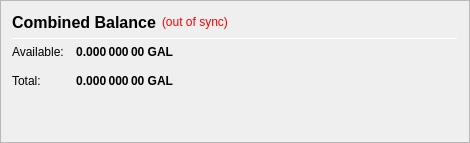
                   <widget class="QFrame" name="frame_CombinedBalances">
                    <property name="minimumSize">
                     <size>
                      <width>470</width>
                      <height>0</height>
                     </size>
                    </property>
                    <property name="frameShape">
                     <enum>QFrame::StyledPanel</enum>
                    </property>
                    <property name="frameShadow">
                     <enum>QFrame::Raised</enum>
                    </property>
                    <layout class="QVBoxLayout" name="verticalLayout_5">
                     <item>
                      <layout class="QHBoxLayout" name="horizontalLayout_5" stretch="0,0,0">
                       <item>
                        <widget class="QLabel" name="label_5z">
                         <property name="minimumSize">
                          <size>
                           <width>0</width>
                           <height>20</height>
                          </size>
                         </property>
                         <property name="font">
                          <font>
                           <pointsize>12</pointsize>
                           <weight>75</weight>
                           <bold>true</bold>
                          </font>
                         </property>
                         <property name="toolTip">
                          <string>Combined Balance (including unconfirmed and immature coins)</string>
                         </property>
                         <property name="text">
                          <string>Combined Balance</string>
                         </property>
                        </widget>
                       </item>
                       <item>
                        <widget class="QLabel" name="labelWalletStatus">
                         <property name="cursor">
                          <cursorShape>WhatsThisCursor</cursorShape>
                         </property>
                         <property name="toolTip">
                          <string>The displayed information may be out of date. Your wallet automatically synchronizes with the GALR network after a connection is established, but this process has not completed yet.</string>
                         </property>
                         <property name="styleSheet">
                          <string notr="true">QLabel { color: red; }</string>
                         </property>
                         <property name="text">
                          <string notr="true">(out of sync)</string>
                         </property>
                         <property name="alignment">
                          <set>Qt::AlignLeading|Qt::AlignLeft|Qt::AlignVCenter</set>
                         </property>
                        </widget>
                       </item>
                       <item>
                        <spacer name="horizontalSpacer_1">
                         <property name="orientation">
                          <enum>Qt::Horizontal</enum>
                         </property>
                         <property name="sizeHint" stdset="0">
                          <size>
                           <width>40</width>
                           <height>20</height>
                          </size>
                         </property>
                        </spacer>
                       </item>
                      </layout>
                     </item>
                     <item>
                      <widget class="Line" name="line_CombinedBalance">
                       <property name="minimumSize">
                        <size>
                         <width>0</width>
                         <height>1</height>
                        </size>
                       </property>
                       <property name="maximumSize">
                        <size>
                         <width>16777215</width>
                         <height>1</height>
                        </size>
                       </property>
                       <property name="orientation">
                        <enum>Qt::Horizontal</enum>
                       </property>
                      </widget>
                     </item>
                     <item>
                      <layout class="QGridLayout" name="gridLayout_3">
                       <property name="spacing">
                        <number>12</number>
                       </property>
                       <item row="1" column="0">
                        <widget class="QLabel" name="labelBalanceTextz">
                         <property name="text">
                          <string>Available:</string>
                         </property>
                        </widget>
                       </item>
                       <item row="1" column="1">
                        <widget class="QLabel" name="labelBalancez">
                         <property name="font">
                          <font>
                           <weight>75</weight>
                           <bold>true</bold>
                          </font>
                         </property>
                         <property name="cursor">
                          <cursorShape>IBeamCursor</cursorShape>
                         </property>
                         <property name="toolTip">
                          <string>Your current spendable balance</string>
                         </property>
                         <property name="text">
                          <string notr="true">0.000 000 00 GAL</string>
                         </property>
                         <property name="alignment">
                          <set>Qt::AlignRight|Qt::AlignTrailing|Qt::AlignVCenter</set>
                         </property>
                         <property name="textInteractionFlags">
                          <set>Qt::LinksAccessibleByMouse|Qt::TextSelectableByKeyboard|Qt::TextSelectableByMouse</set>
                         </property>
                        </widget>
                       </item>
                       <item row="2" column="0">
                        <widget class="QLabel" name="labelTotalTextz">
                         <property name="text">
                          <string>Total:</string>
                         </property>
                        </widget>
                       </item>
                       <item row="2" column="1">
                        <widget class="QLabel" name="labelTotalz">
                         <property name="font">
                          <font>
                           <weight>75</weight>
                           <bold>true</bold>
                          </font>
                         </property>
                         <property name="cursor">
                          <cursorShape>IBeamCursor</cursorShape>
                         </property>
                         <property name="toolTip">
                          <string>Total Balance, including all unavailable coins.</string>
                         </property>
                         <property name="text">
                          <string notr="true">0.000 000 00 GAL</string>
                         </property>
                         <property name="alignment">
                          <set>Qt::AlignRight|Qt::AlignTrailing|Qt::AlignVCenter</set>
                         </property>
                         <property name="textInteractionFlags">
                          <set>Qt::LinksAccessibleByMouse|Qt::TextSelectableByKeyboard|Qt::TextSelectableByMouse</set>
                         </property>
                        </widget>
                       </item>
                       <item row="2" column="3">
                        <spacer name="horizontalSpacer_2">
                         <property name="orientation">
                          <enum>Qt::Horizontal</enum>
                         </property>
                         <property name="sizeHint" stdset="0">
                          <size>
                           <width>40</width>
                           <height>20</height>
                          </size>
                         </property>
                        </spacer>
                       </item>
                      </layout>
                     </item>
                     <item>
                      <spacer name="verticalSpacer_1">
                       <property name="orientation">
                        <enum>Qt::Vertical</enum>
                       </property>
                       <property name="sizeHint" stdset="0">
                        <size>
                         <width>20</width>
                         <height>40</height>
                        </size>
                       </property>
                      </spacer>
                     </item>
                    </layout>
                   </widget>
